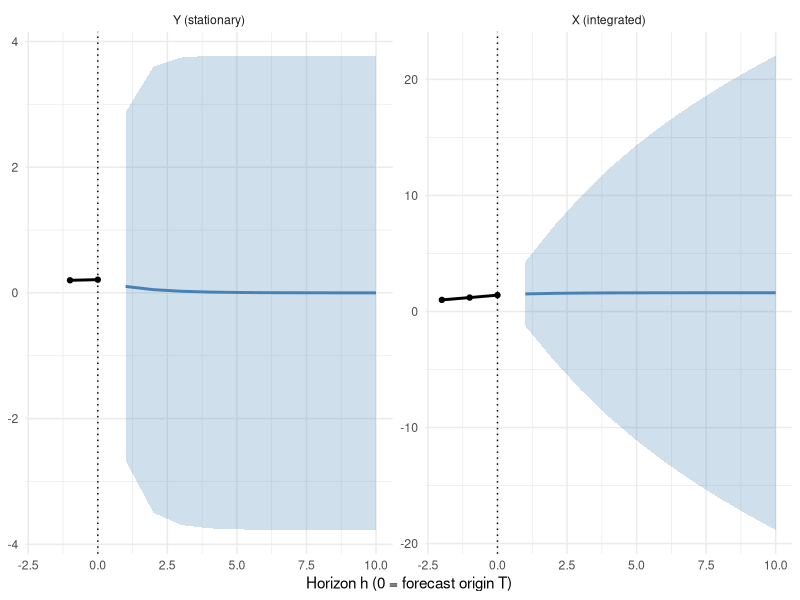

Write the R code that produced this figure.
## ---- chunk 1
library(ggplot2)
## ---- chunk 2
pi_w <- -ARMAtoMA(ar = -0.3, ma = -0.5, lag.max = 5)
print(pi_w)
## ---- chunk 3
y0 <- 0.21
a0 <- y0 - 0.22
y1 <- 0.5*y0 + 0.3*a0
print(y1)
## ---- chunk 4
y2 <- 0.5*y1
print(y2)
## ---- chunk 5
z <- ARMAtoMA(ar = 0.5, ma = 0.3, lag.max = 2)
print(z)
## ---- chunk 6
s2a <- 2
s2e <- (1 + 0.8^2)*s2a
print(s2e)
## ---- chunk 7
se <- sqrt(s2e)
upper <- y2 + 1.96*se
lower <- y2 - 1.96*se
print(c(lower, upper))
## ---- chunk 8
y3 <- 0.5*y2
print(y3)
x0 <- 1.41
x3 <- x0 + y1 + y2 + y3
print(x3)
## ---- chunk 9
p1 <- 1.8
p2 <- 1.5*p1 - 0.5
print(p2)
## ---- chunk 10
z <- ARMAtoMA(ar = c(1.5, -0.5), ma = 0.3, lag.max = 2)
print(z)
## ---- chunk 11
s2a <- 2
s2e <- (1 + p1^2 + p2^2) * s2a
print(s2e)
## ---- chunk 12
se <- sqrt(s2e)
upper <- x3 + 1.96*se
lower <- x3 - 1.96*se
print(c(lower, upper))
## ---- chunk 13
x1_new <- 1.50
yT1 <- x1_new - x0           # new observation of Y
aT1 <- yT1 - y1              # implied shock
y_upd1 <- y2 + 0.8*aT1       # updating rule
y_upd1_direct <- 0.5*yT1 + 0.3*aT1
y_upd2 <- y3 + 0.4*aT1
print(c(aT1 = aT1, y_upd1 = y_upd1, y_upd1_direct = y_upd1_direct, y_upd2 = y_upd2))
## ---- chunk 14
x_upd1 <- x1_new + y_upd1
x_upd2 <- x1_new + y_upd1 + y_upd2
print(c(x_upd1 = x_upd1, x_upd2 = x_upd2))
## ---- chunk 15
H <- 10
s2a <- 2
psiY <- c(1, ARMAtoMA(ar = 0.5, ma = 0.3, lag.max = H - 1))
psiX <- cumsum(psiY)

yhat <- y1 * 0.5^(0:(H - 1))
xhat <- x0 + cumsum(yhat)
vY <- s2a * cumsum(psiY^2)
vX <- s2a * cumsum(psiX^2)

tab <- data.frame(h = 1:H,
                  Y_fcst = yhat, Y_lower = yhat - 1.96*sqrt(vY), Y_upper = yhat + 1.96*sqrt(vY),
                  X_fcst = xhat, X_lower = xhat - 1.96*sqrt(vX), X_upper = xhat + 1.96*sqrt(vX))
knitr::kable(tab, digits = 3)
## ---- chunk 16
#| fig-width: 9
#| fig-height: 4
fc <- rbind(
  data.frame(series = "Y (stationary)", h = 1:H, fcst = yhat,
             lower = yhat - 1.96*sqrt(vY), upper = yhat + 1.96*sqrt(vY)),
  data.frame(series = "X (integrated)", h = 1:H, fcst = xhat,
             lower = xhat - 1.96*sqrt(vX), upper = xhat + 1.96*sqrt(vX))
)
obs <- rbind(
  data.frame(series = "Y (stationary)", h = c(-1, 0), value = c(0.2, 0.21)),
  data.frame(series = "X (integrated)", h = c(-2, -1, 0), value = c(1, 1.2, 1.41))
)
fc$series  <- factor(fc$series,  levels = c("Y (stationary)", "X (integrated)"))
obs$series <- factor(obs$series, levels = c("Y (stationary)", "X (integrated)"))

ggplot() +
  geom_ribbon(data = fc, aes(x = h, ymin = lower, ymax = upper), fill = "steelblue", alpha = 0.25) +
  geom_line(data = fc, aes(x = h, y = fcst), colour = "steelblue", linewidth = 1) +
  geom_line(data = obs, aes(x = h, y = value), linewidth = 1) +
  geom_point(data = obs, aes(x = h, y = value)) +
  geom_vline(xintercept = 0, linetype = "dotted") +
  facet_wrap(~ series, scales = "free_y") +
  labs(x = "Horizon h (0 = forecast origin T)", y = NULL) +
  theme_minimal()
## ---- chunk 17
c(limit_var_Y = s2a * (1 + 0.8^2 / (1 - 0.5^2)),
  limit_level_X = x0 + y1 / (1 - 0.5))
